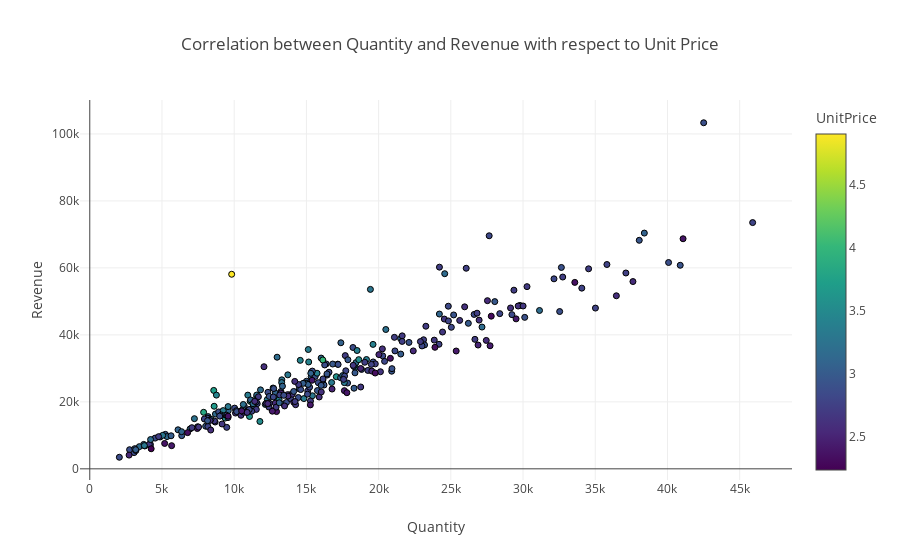

The notebook cell this image was saved under:
### Code cell
iscatter(daily, 'Quantity', 'Revenue', 'UnitPrice', title='Correlation between Quantity and Revenue with respect to Unit Price')

### Figure 1 — Plotly figure (JSON) as saved in the notebook; plotly's stock layout.template omitted (floating-point values rounded to 4 significant figures; data arrays with more than 128 entries replaced by an {"elided": "..."} marker saying what was removed)
{"data": [{"hovertemplate": "Quantity=%{x}<br>Revenue=%{y}<br>UnitPrice=%{marker.color}<extra></extra>", "legendgroup": "", "marker": {"color": {"elided": "305 float values"}, "coloraxis": "coloraxis", "line": {"color": "black", "width": 1}, "symbol": "circle"}, "mode": "markers", "name": "", "showlegend": false, "type": "scatter", "x": {"elided": "305 int values"}, "xaxis": "x", "y": {"elided": "305 float values"}, "yaxis": "y"}], "layout": {"coloraxis": {"colorbar": {"title": {"text": "UnitPrice"}}, "colorscale": [[0, "#440154"], [0.1111, "#482878"], [0.2222, "#3e4989"], [0.3333, "#31688e"], [0.4444, "#26828e"], [0.5556, "#1f9e89"], [0.6667, "#35b779"], [0.7778, "#6ece58"], [0.8889, "#b5de2b"], [1, "#fde725"]]}, "legend": {"tracegroupgap": 0}, "title": {"text": "Correlation between Quantity and Revenue with respect to Unit Price"}, "xaxis": {"anchor": "y", "domain": [0, 1], "title": {"text": "Quantity"}}, "yaxis": {"anchor": "x", "domain": [0, 1], "title": {"text": "Revenue"}}}}
